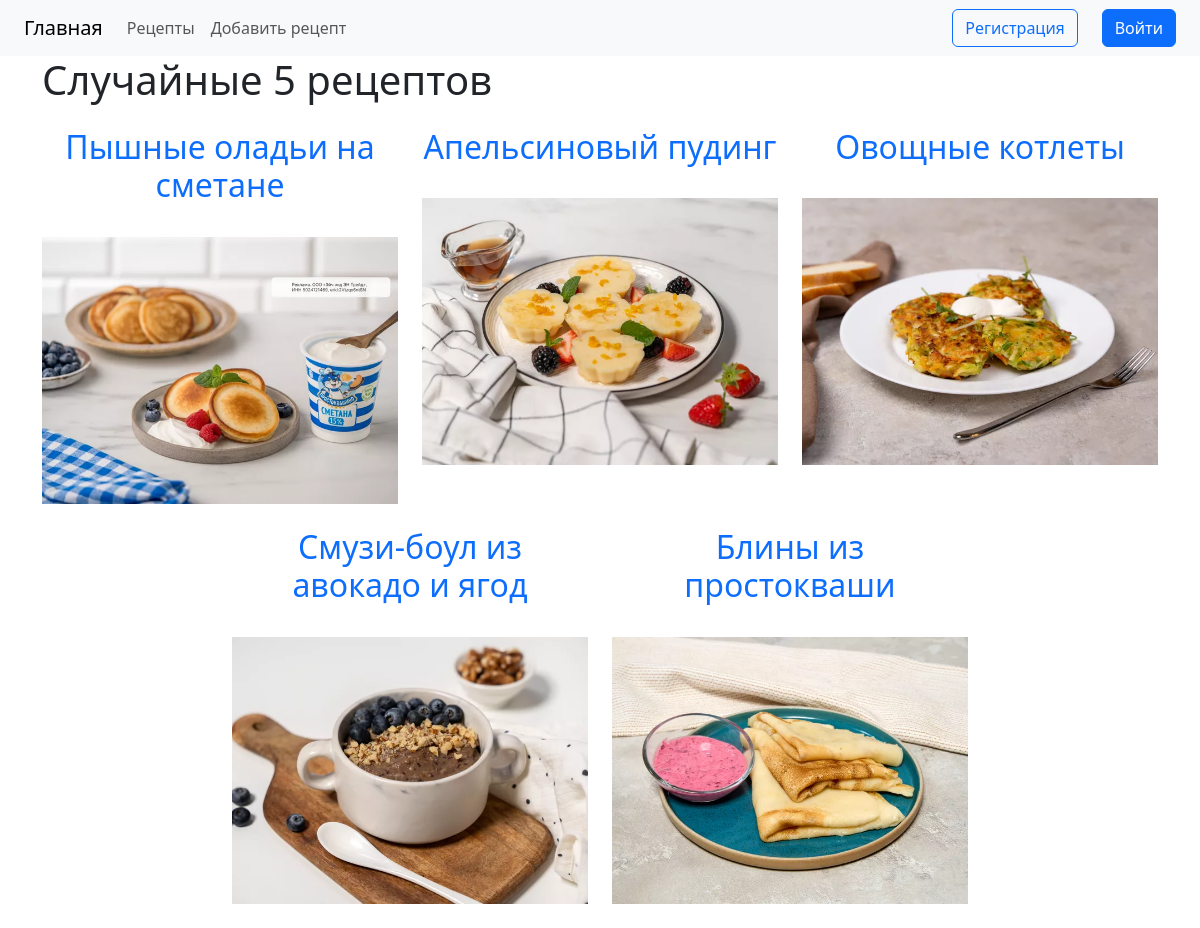
The page / on the database its author committed.
### main/models.py (models this page shows, shortened)
class Recipe(models.Model):
    title = models.CharField(max_length=100)
    description = models.TextField()
    steps = models.TextField()
    cook_time = models.IntegerField(default=0)
    image = models.ImageField()
    author = models.ForeignKey('auth.User', on_delete=models.CASCADE)
    class Meta:
        verbose_name = 'Рецепт'
        verbose_name_plural = 'Рецепты'

### main/views.py (the view)
# urls.py: urls.path('', index, name='home'),
def index(request):
    recipes = Recipe.objects.all().order_by('?')[:5]
    context = {
        'recipes': recipes
    }
    return render(request, 'main/index.html', context)

### templates/main/index.html (shortened to what this page needs)
{% extends 'layout.html' %}
{% load static %}
{% block content %}
    <h1 class="mb-4">Случайные 5 рецептов</h1>
    <div class="row justify-content-center">
        {% for recipe in recipes %}
            <div class="col-4 mb-4">
                <a class="text-decoration-none text-center" href="{% url 'recipe' recipe.id %}"><h2>{{ recipe.title }}</h2></a><br>
                <img src="{% static recipe.image.url %}" alt="{{ recipe.title }}" width="100%">
            </div>
        {% endfor %}
    </div>
{% endblock %}

### templates/layout.html (shortened to what this page needs)
{% load static %}
<!DOCTYPE html>
<html lang="en">
<head>
    <link rel="stylesheet" href="{% static 'css/style.css' %}">
    <link href="https://cdn.jsdelivr.net/npm/bootstrap@5.3.3/dist/css/bootstrap.min.css" rel="stylesheet"
>
</head>
<body>
<header>
    <nav class="navbar navbar-expand-lg navbar-light bg-light">
        <a class="navbar-brand ms-4" href="{% url 'home' %}">Главная</a>
        <ul class="navbar-nav me-auto">
            <li class="nav-item active">
                <a class="nav-link" href="{% url 'home' %}">Рецепты</a>
            </li>
            <li class="nav-item">
                <a class="nav-link" href="{% url 'add' %}">Добавить рецепт</a>
            </li>
        </ul>
        {% if not user.is_authenticated %}
            <a class="btn btn-outline-primary me-4" href="{% url 'register' %}">Регистрация</a>
            <a class="btn btn-primary me-4" href="{% url 'login' %}">Войти</a>
        {% else %}
            <a class="nav-link me-4" href="{% url 'account_home' %}"><strong>{{ user.username }}</strong></a>
            <a class="btn btn-outline-primary me-4" href="{% url 'logout' %}">Выйти</a>
        {% endif %}
    </nav>
</header>
<main class="container">
    {% block content %}{% endblock %}
</main>
</body>
</html>

### rows shown on the page
Recipe: title "Пышные оладьи на сметане", image (picture)
Recipe: title "Апельсиновый пудинг", image (picture)
Recipe: title "Овощные котлеты", image (picture)
Recipe: title "Смузи-боул из авокадо и ягод", image (picture)
Recipe: title "Блины из простокваши", image (picture)
